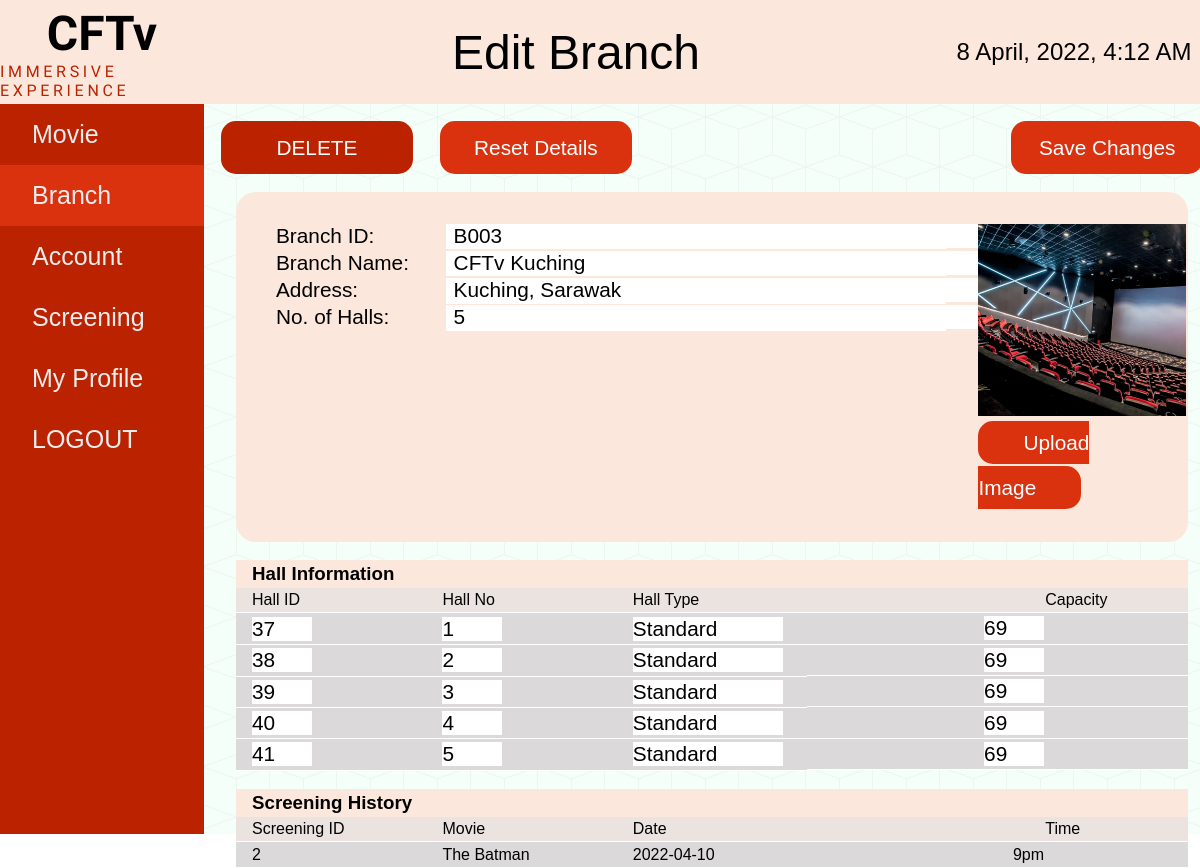
Before: /branchEdit.php?id=B003&br_id=49 (signed in) with the older database file.
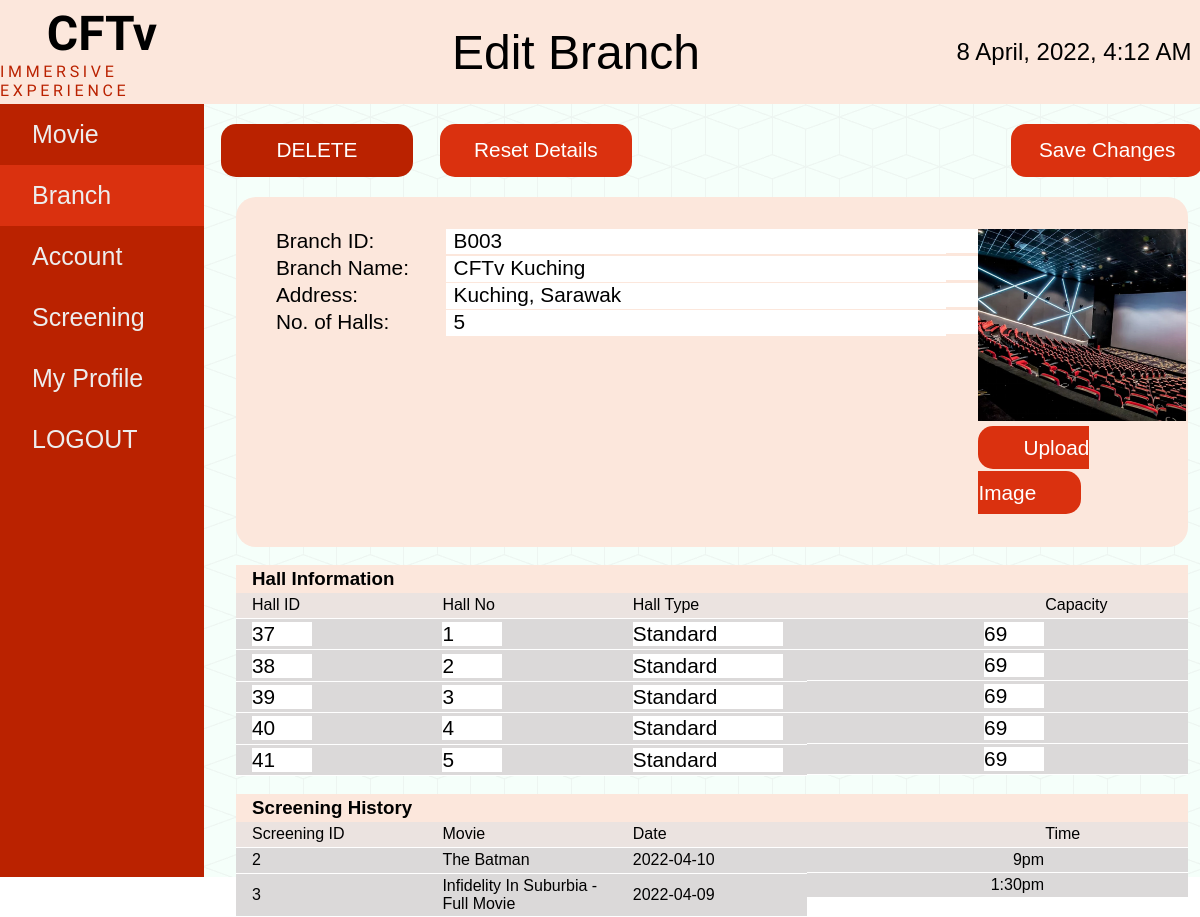
After: the same page with the newer database file.
### tables this page shows
CREATE TABLE `branch` (
  `br_id` int(11) NOT NULL,
  `branch_id` varchar(30) NOT NULL,
  `branch_name` varchar(300) NOT NULL,
  `branch_address` varchar(300) NOT NULL,
  `branch_image` varchar(300) DEFAULT NULL,
  `no_of_halls` int(11) NOT NULL,
  `hall_id` int(11) NOT NULL,
  `screening_id` int(11) DEFAULT NULL
);

CREATE TABLE `hall` (
  `h_id` int(11) NOT NULL,
  `hall_id` varchar(30) NOT NULL,
  `seat_id` int(11) DEFAULT NULL,
  `hall_no` int(11) NOT NULL,
  `hall_type` varchar(30) NOT NULL,
  `hall_capacity` int(11) NOT NULL
);

CREATE TABLE `screening` (
  `screening_id` int(11) NOT NULL,
  `screen_id` varchar(11) NOT NULL,
  `movie_id` int(11) NOT NULL,
  `branch_id` int(11) NOT NULL,
  `hall_id` int(11) NOT NULL,
  `screening_date` date NOT NULL,
  `screening_time` varchar(6) NOT NULL
);

CREATE TABLE `movie` (
  `movie_id` int(11) NOT NULL,
  `movie_poster` varchar(300) NOT NULL,
  `movie_name` varchar(300) NOT NULL,
  `movie_duration` varchar(20) NOT NULL,
  `movie_date` date NOT NULL,
  `movie_rating` int(11) NOT NULL,
  `movie_trailer` varchar(300) NOT NULL,
  `movie_desc` varchar(3000) NOT NULL,
  `movie_case` varchar(30) NOT NULL
);

### branchEdit.php (the view, shortened to what this page needs)
<?php
require_once 'config.php';
$br_id = $_GET['id'];
	$branch_details = mysqli_query($connect, "select * from branch where branch_id = '".$br_id."' ");
	$branh_details = mysqli_query($connect, "select * from branch where branch_id = '".$br_id."' ");
	$screen_details = mysqli_query($connect, "select * from screening inner join movie on screening.movie_id = movie.movie_id where screening.branch_id = '".$_GET['br_id']."' ");
		$branch = mysqli_fetch_assoc($branch_details);
?>
<!DOCTYPE html>
<html lang="en">
	<head>
		<link rel="stylesheet" href="./styles/style.css" />
	</head>
	<body>
		<div class="navbar">
			<div class="logo">
				<h1>CFTv</h1>
				<p>IMMERSIVE EXPERIENCE</p>
			</div>
			<div class="heading">
				<h1>Edit Branch</h1>
			</div>
			<div class="date">
				<h2><?php echo date("j F, Y, g:i A") ?></h2>
			</div>
		</div>
		<div class="draw-body">
			<div class="drawer">
				<li><a href="./movieList.php">Movie</a></li>
				<li class="active"><a href="./branchList.php">Branch</a></li>
				<li><a href="./account-list.php">Account</a></li>
				<li><a href="./screenList.php">Screening</a></li>
				<li><a href="./profile.php">My Profile</a></li>
				<li><a href="branchEdit.php?logout" title="Log Out">LOGOUT</a></li>
			</div>
			<form method="post" enctype="multipart/form-data">
			<div class="content">
				<div class="button-bar-account">
					<button class="delete" type="submit" name="delete_branch">DELETE</button>
					<button type="reset">Reset Details</button>
					<button type="submit" name="update_branch">Save Changes</button>
				</div>
				<div class="main">
					<div class="box-account">
						<div class="left">
							<li>Branch ID:</li>
							<li>Branch Name:</li>
							<li>Address:</li>
							<li>No. of Halls:</li>
						</div>
						<div class="right">
							<li><input type="text" name="branch_id" style="width:550px; font-size: 1.3rem; border: none;" value="<?php echo $branch['branch_id']; ?>" readonly></li>
							<li><input type="text" name="branch_name" style="width:550px; font-size: 1.3rem; border: none;" value="<?php echo $branch['branch_name']; ?>" required></li>
							<li><input type="text" name="branch_address" style="width:550px; font-size: 1.3rem; border: none;" value="<?php echo $branch['branch_address']; ?>" required></li>
							<li><input type="text" name="no_of_hall" id="no_of_hall" style="width:550px; font-size: 1.3rem; border: none;" value="<?php echo $branch['no_of_halls']; ?>"readonly></li>
						</div>
						<div class="image">
							<img src="./images/<?php echo $branch['branch_image']; ?>" alt="branch_image" id="output" />
							<label for="branch_image">Upload Image</label>
						</div>
					</div>
					<br>
					<div class="txn">
						<h3>Hall Information</h3>
						<table>
							<tr>
								<th>Hall ID</th>
								<th>Hall No</th>
								<th>Hall Type</th>
								<th>Capacity</th>
							</tr>
							<?php
								while($branh = mysqli_fetch_assoc($branh_details)){
								$hall_details = mysqli_query($connect, "select * from hall where hall_id = '".$branh['hall_id']."' ");
								$hall = mysqli_fetch_assoc($hall_details);
							?>
							<tr>
								<td><input type='text' name='hall_id[]' style='width:60px; font-size: 1.3rem; border: none;' value="<?php echo $hall['hall_id']; ?>" readonly></td>
								<td><input type='text' name='hall_no[]' style='width:60px; font-size: 1.3rem; border: none;'required value="<?php echo $hall['hall_no']; ?>"></td>
								<td><input type='text' name='hall_type[]' style='width:150px; font-size: 1.3rem; border: none;'  required value="<?php echo $hall['hall_type']; ?>"></td>
								<td><input type='text' name='hall_capacity[]' style='width:60px; font-size: 1.3rem; border: none;' required value="<?php echo $hall['hall_capacity']; ?>"></td>
							</tr>
						<?php
							}
						?>
						</table>
					</div>
					<br>
					<div class="txn">
						<h3>Screening History</h3>
						<table>
							<tr>
								<th>Screening ID</th>
								<th>Movie</th>
								<th>Date</th>
								<th>Time</th>
							</tr>
							<?php
								while ($screen_detail = mysqli_fetch_assoc($screen_details)) {
							?>
							<tr>
								<td><?php echo $screen_detail['screen_id']; ?></td>
								<td><?php echo $screen_detail['movie_name']; ?></td>
								<td><?php echo $screen_detail['screening_date']; ?></td>
								<td><?php echo $screen_detail['screening_time']; ?></td>
							</tr>
								<?php
									}
							?>
						</table>
					</div>
				</form>
				</div>
	</body>
</html>

Changed rows visible on the page:
added screening: screen "3", movie.movie_name "Infidelity In Suburbia - Full Movie", screening_date "2022-04-09", screening_time "1:30pm"
